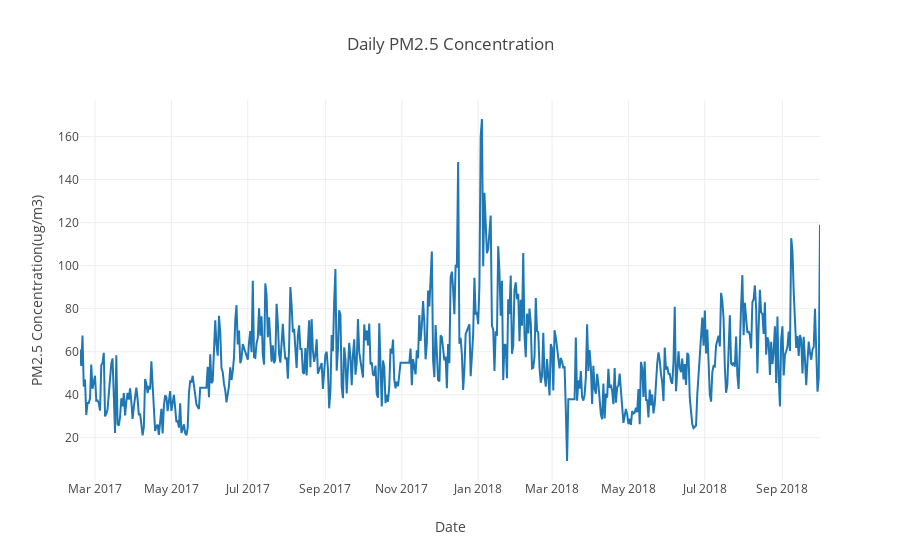

The cell this chart's notebook holds for it:
### Code cell
average_daily_pm25 = go.Scatter(x=daily_average_airquality_data_concentrations['PM2.5(Ug/m3)'].dropna().index,
                         y = daily_average_airquality_data_concentrations['PM2.5(Ug/m3)'].dropna().values,
                         #mode='lines+markers',
                         #marker = dict(color=list(map(SetColor, y_average)), size = 17),
                         name='Average Daily PM2.5 Concentration'
                         #hoverinfo = 'text',
                         #text=[f'PM2.5 Concentration: {x:.2f} ug/m3' for x in daily_average_airquality_data_concentrations['PM2.5(Ug/m3)']]
                 )

layout = go.Layout(title='Daily PM2.5 Concentration', xaxis=dict(title='Date'),
                   yaxis=dict(title='PM2.5 Concentration(ug/m3)'))

fig = go.Figure(data=[average_daily_pm25], layout=layout)
iplot(fig)
pio.write_image(fig, os.path.join(filepath , 'daily_average_pm25_concentration_trend.png'))

### Figure 1 — Plotly figure (JSON) as saved in the notebook; plotly's stock layout.template omitted (floating-point values rounded to 4 significant figures; data arrays with more than 128 entries replaced by an {"elided": "..."} marker saying what was removed)
{"data": [{"name": "Average Daily PM2.5 Concentration", "type": "scatter", "uid": "f8e1f221-aed0-4290-94c3-1e36ee08734d", "x": {"elided": "592 str values"}, "y": {"elided": "592 float values"}}], "layout": {"title": {"text": "Daily PM2.5 Concentration"}, "xaxis": {"title": {"text": "Date"}}, "yaxis": {"title": {"text": "PM2.5 Concentration(ug/m3)"}}}}
